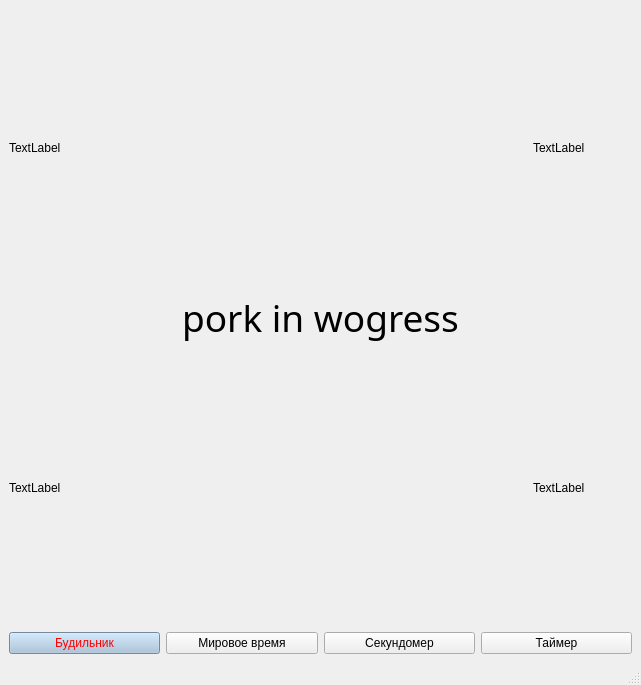
<?xml version="1.0" encoding="UTF-8"?>
<ui version="4.0">
 <class>MainWindow</class>
 <widget class="QMainWindow" name="MainWindow">
  <property name="geometry">
   <rect>
    <x>0</x>
    <y>0</y>
    <width>641</width>
    <height>685</height>
   </rect>
  </property>
  <property name="windowTitle">
   <string>MainWindow</string>
  </property>
  <widget class="QWidget" name="centralwidget">
   <layout class="QGridLayout" name="gridLayout">
    <item row="0" column="1" colspan="4">
     <spacer name="verticalSpacer_3">
      <property name="orientation">
       <enum>Qt::Vertical</enum>
      </property>
      <property name="sizeHint" stdset="0">
       <size>
        <width>20</width>
        <height>40</height>
       </size>
      </property>
     </spacer>
    </item>
    <item row="4" column="1" colspan="4">
     <spacer name="verticalSpacer">
      <property name="orientation">
       <enum>Qt::Vertical</enum>
      </property>
      <property name="sizeHint" stdset="0">
       <size>
        <width>20</width>
        <height>40</height>
       </size>
      </property>
     </spacer>
    </item>
    <item row="2" column="1" colspan="4">
     <widget class="QLabel" name="label">
      <property name="font">
       <font>
        <family>Ravie</family>
        <pointsize>28</pointsize>
       </font>
      </property>
      <property name="text">
       <string>pork in wogress</string>
      </property>
      <property name="alignment">
       <set>Qt::AlignCenter</set>
      </property>
     </widget>
    </item>
    <item row="0" column="0">
     <widget class="QLabel" name="label_2">
      <property name="frameShape">
       <enum>QFrame::NoFrame</enum>
      </property>
      <property name="text">
       <string>TextLabel</string>
      </property>
      <property name="scaledContents">
       <bool>false</bool>
      </property>
     </widget>
    </item>
    <item row="0" column="5">
     <widget class="QLabel" name="label_3">
      <property name="text">
       <string>TextLabel</string>
      </property>
     </widget>
    </item>
    <item row="4" column="0">
     <widget class="QLabel" name="label_4">
      <property name="text">
       <string>TextLabel</string>
      </property>
     </widget>
    </item>
    <item row="4" column="5">
     <widget class="QLabel" name="label_5">
      <property name="text">
       <string>TextLabel</string>
      </property>
     </widget>
    </item>
    <item row="6" column="0" colspan="6">
     <layout class="QHBoxLayout" name="horizontalLayout">
      <item>
       <widget class="QPushButton" name="Alarm_switch">
        <property name="styleSheet">
         <string notr="true">background-color: #A3C1DA; color: red;</string>
        </property>
        <property name="text">
         <string>Будильник</string>
        </property>
       </widget>
      </item>
      <item>
       <widget class="QPushButton" name="worldtime_switch">
        <property name="text">
         <string>Мировое время</string>
        </property>
       </widget>
      </item>
      <item>
       <widget class="QPushButton" name="stopwatch_switch">
        <property name="text">
         <string>Секундомер</string>
        </property>
       </widget>
      </item>
      <item>
       <widget class="QPushButton" name="timer_switch">
        <property name="text">
         <string>Таймер</string>
        </property>
       </widget>
      </item>
     </layout>
    </item>
   </layout>
  </widget>
  <widget class="QStatusBar" name="statusbar"/>
 </widget>
 <resources/>
 <connections/>
</ui>
